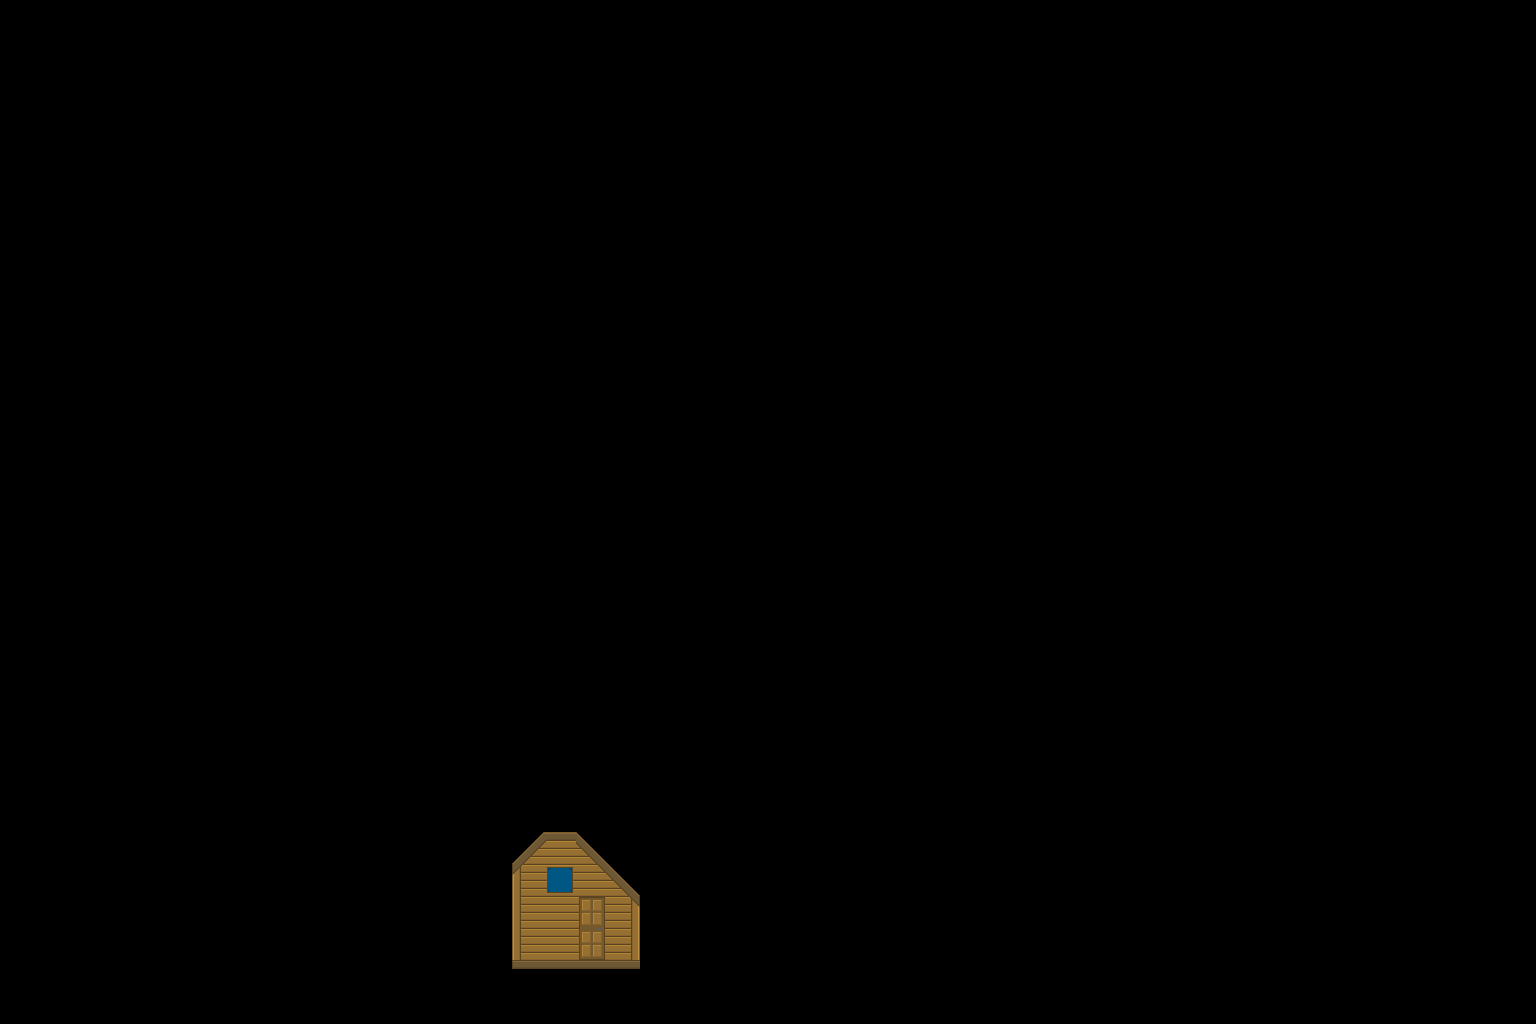

A level layout from a 2D game, rendered from its tile map. Below: a short description, then the map file with its tile-grid data intact:
An orthogonal 48x32 tile map with 32x32 px tiles, 1 tile layer (House) and 8 objects (6x Solid, Gateway).

<map version="1.0" orientation="orthogonal" renderorder="right-down" width="48" height="32" tilewidth="32" tileheight="32" nextobjectid="9">
 <tileset firstgid="1" name="Tilesheet" tilewidth="32" tileheight="32" tilecount="400" columns="20">
  <image source="../Tiles/Tilesheet.png" trans="000000" width="640" height="640" />
 </tileset>
 <layer name="House" width="48" height="32">
  <data encoding="csv">
0,0,0,0,0,0,0,0,0,0,0,0,0,0,0,0,0,0,0,0,0,0,0,0,0,0,0,0,0,0,0,0,0,0,0,0,0,0,0,0,0,0,0,0,0,0,0,0,
0,0,0,0,0,0,0,0,0,0,0,0,0,0,0,0,0,0,0,0,0,0,0,0,0,0,0,0,0,0,0,0,0,0,0,0,0,0,0,0,0,0,0,0,0,0,0,0,
0,0,0,0,0,0,0,0,0,0,0,0,0,0,0,0,0,0,0,0,0,0,0,0,0,0,0,0,0,0,0,0,0,0,0,0,0,0,0,0,0,0,0,0,0,0,0,0,
0,0,0,0,0,0,0,0,0,0,0,0,0,0,0,0,0,0,0,0,0,0,0,0,0,0,0,0,0,0,0,0,0,0,0,0,0,0,0,0,0,0,0,0,0,0,0,0,
0,0,0,0,0,0,0,0,0,0,0,0,0,0,0,0,0,0,0,0,0,0,0,0,0,0,0,0,0,0,0,0,0,0,0,0,0,0,0,0,0,0,0,0,0,0,0,0,
0,0,0,0,0,0,0,0,0,0,0,0,0,0,0,0,0,0,0,0,0,0,0,0,0,0,0,0,0,0,0,0,0,0,0,0,0,0,0,0,0,0,0,0,0,0,0,0,
0,0,0,0,0,0,0,0,0,0,0,0,0,0,0,0,0,0,0,0,0,0,0,0,0,0,0,0,0,0,0,0,0,0,0,0,0,0,0,0,0,0,0,0,0,0,0,0,
0,0,0,0,0,0,0,0,0,0,0,0,0,0,0,0,0,0,0,0,0,0,0,0,0,0,0,0,0,0,0,0,0,0,0,0,0,0,0,0,0,0,0,0,0,0,0,0,
0,0,0,0,0,0,0,0,0,0,0,0,0,0,0,0,0,0,0,0,0,0,0,0,0,0,0,0,0,0,0,0,0,0,0,0,0,0,0,0,0,0,0,0,0,0,0,0,
0,0,0,0,0,0,0,0,0,0,0,0,0,0,0,0,0,0,0,0,0,0,0,0,0,0,0,0,0,0,0,0,0,0,0,0,0,0,0,0,0,0,0,0,0,0,0,0,
0,0,0,0,0,0,0,0,0,0,0,0,0,0,0,0,0,0,0,0,0,0,0,0,0,0,0,0,0,0,0,0,0,0,0,0,0,0,0,0,0,0,0,0,0,0,0,0,
0,0,0,0,0,0,0,0,0,0,0,0,0,0,0,0,0,0,0,0,0,0,0,0,0,0,0,0,0,0,0,0,0,0,0,0,0,0,0,0,0,0,0,0,0,0,0,0,
0,0,0,0,0,0,0,0,0,0,0,0,0,0,0,0,0,0,0,0,0,0,0,0,0,0,0,0,0,0,0,0,0,0,0,0,0,0,0,0,0,0,0,0,0,0,0,0,
0,0,0,0,0,0,0,0,0,0,0,0,0,0,0,0,0,0,0,0,0,0,0,0,0,0,0,0,0,0,0,0,0,0,0,0,0,0,0,0,0,0,0,0,0,0,0,0,
0,0,0,0,0,0,0,0,0,0,0,0,0,0,0,0,0,0,0,0,0,0,0,0,0,0,0,0,0,0,0,0,0,0,0,0,0,0,0,0,0,0,0,0,0,0,0,0,
0,0,0,0,0,0,0,0,0,0,0,0,0,0,0,0,0,0,0,0,0,0,0,0,0,0,0,0,0,0,0,0,0,0,0,0,0,0,0,0,0,0,0,0,0,0,0,0,
0,0,0,0,0,0,0,0,0,0,0,0,0,0,0,0,0,0,0,0,0,0,0,0,0,0,0,0,0,0,0,0,0,0,0,0,0,0,0,0,0,0,0,0,0,0,0,0,
0,0,0,0,0,0,0,0,0,0,0,0,0,0,0,0,0,0,0,0,0,0,0,0,0,0,0,0,0,0,0,0,0,0,0,0,0,0,0,0,0,0,0,0,0,0,0,0,
0,0,0,0,0,0,0,0,0,0,0,0,0,0,0,0,0,0,0,0,0,0,0,0,0,0,0,0,0,0,0,0,0,0,0,0,0,0,0,0,0,0,0,0,0,0,0,0,
0,0,0,0,0,0,0,0,0,0,0,0,0,0,0,0,0,0,0,0,0,0,0,0,0,0,0,0,0,0,0,0,0,0,0,0,0,0,0,0,0,0,0,0,0,0,0,0,
0,0,0,0,0,0,0,0,0,0,0,0,0,0,0,0,0,0,0,0,0,0,0,0,0,0,0,0,0,0,0,0,0,0,0,0,0,0,0,0,0,0,0,0,0,0,0,0,
0,0,0,0,0,0,0,0,0,0,0,0,0,0,0,0,0,0,0,0,0,0,0,0,0,0,0,0,0,0,0,0,0,0,0,0,0,0,0,0,0,0,0,0,0,0,0,0,
0,0,0,0,0,0,0,0,0,0,0,0,0,0,0,0,0,0,0,0,0,0,0,0,0,0,0,0,0,0,0,0,0,0,0,0,0,0,0,0,0,0,0,0,0,0,0,0,
0,0,0,0,0,0,0,0,0,0,0,0,0,0,0,0,0,0,0,0,0,0,0,0,0,0,0,0,0,0,0,0,0,0,0,0,0,0,0,0,0,0,0,0,0,0,0,0,
0,0,0,0,0,0,0,0,0,0,0,0,0,0,0,0,0,0,0,0,0,0,0,0,0,0,0,0,0,0,0,0,0,0,0,0,0,0,0,0,0,0,0,0,0,0,0,0,
0,0,0,0,0,0,0,0,0,0,0,0,0,0,0,0,0,0,0,0,0,0,0,0,0,0,0,0,0,0,0,0,0,0,0,0,0,0,0,0,0,0,0,0,0,0,0,0,
0,0,0,0,0,0,0,0,0,0,0,0,0,0,0,0,154,136,139,0,0,0,0,0,0,0,0,0,0,0,0,0,0,0,0,0,0,0,0,0,0,0,0,0,0,0,0,0,
0,0,0,0,0,0,0,0,0,0,0,0,0,0,0,0,174,157,159,160,0,0,0,0,0,0,0,0,0,0,0,0,0,0,0,0,0,0,0,0,0,0,0,0,0,0,0,0,
0,0,0,0,0,0,0,0,0,0,0,0,0,0,0,0,194,156,197,180,0,0,0,0,0,0,0,0,0,0,0,0,0,0,0,0,0,0,0,0,0,0,0,0,0,0,0,0,
0,0,0,0,0,0,0,0,0,0,0,0,0,0,0,0,214,156,217,220,0,0,0,0,0,0,0,0,0,0,0,0,0,0,0,0,0,0,0,0,0,0,0,0,0,0,0,0,
0,0,0,0,0,0,0,0,0,0,0,0,0,0,0,0,234,235,236,237,0,0,0,0,0,0,0,0,0,0,0,0,0,0,0,0,0,0,0,0,0,0,0,0,0,0,0,0,
0,0,0,0,0,0,0,0,0,0,0,0,0,0,0,0,0,0,0,0,0,0,0,0,0,0,0,0,0,0,0,0,0,0,0,0,0,0,0,0,0,0,0,0,0,0,0,0
</data>
 </layer>
 <objectgroup name="Collisions">
  <object id="1" name="town" type="Gateway" x="576" y="897" width="30" height="63">
   <properties>
    <property name="travel_location" value="town" />
    <property name="travel_location_x" type="int" value="1440" />
    <property name="travel_location_y" type="int" value="1344" />
   </properties>
  </object>
  <object id="2" type="Solid" x="513" y="865" width="7" height="95" />
  <object id="3" x="525" y="851" width="6" height="5" />
  <object id="4" type="Solid" x="546" y="832" width="28" height="9" />
  <object id="5" type="Solid" x="588" y="850" width="7" height="5" />
  <object id="6" type="Solid" x="617" y="879" width="7" height="5" />
  <object id="7" type="Solid" x="513" y="960" width="126" height="9" />
  <object id="8" type="Solid" x="632" y="895" width="8" height="65" />
 </objectgroup>
</map>
